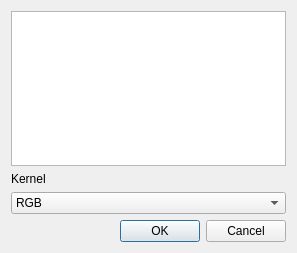
<?xml version="1.0" encoding="UTF-8"?>
<ui version="4.0">
 <class>Dialoglog</class>
 <widget class="QDialog" name="Dialoglog">
  <property name="geometry">
   <rect>
    <x>0</x>
    <y>0</y>
    <width>297</width>
    <height>253</height>
   </rect>
  </property>
  <property name="windowTitle">
   <string>线性空间滤波</string>
  </property>
  <layout class="QVBoxLayout" name="verticalLayout">
   <item>
    <widget class="QTextEdit" name="textEdit"/>
   </item>
   <item>
    <widget class="QLabel" name="label">
     <property name="text">
      <string>Kernel</string>
     </property>
    </widget>
   </item>
   <item>
    <widget class="QComboBox" name="comboBox">
     <item>
      <property name="text">
       <string>RGB</string>
      </property>
     </item>
     <item>
      <property name="text">
       <string>Gray</string>
      </property>
     </item>
    </widget>
   </item>
   <item>
    <widget class="QDialogButtonBox" name="buttonBox">
     <property name="orientation">
      <enum>Qt::Horizontal</enum>
     </property>
     <property name="standardButtons">
      <set>QDialogButtonBox::Cancel|QDialogButtonBox::Ok</set>
     </property>
    </widget>
   </item>
  </layout>
 </widget>
 <resources/>
 <connections>
  <connection>
   <sender>buttonBox</sender>
   <signal>accepted()</signal>
   <receiver>Dialoglog</receiver>
   <slot>accept()</slot>
   <hints>
    <hint type="sourcelabel">
     <x>248</x>
     <y>254</y>
    </hint>
    <hint type="destinationlabel">
     <x>157</x>
     <y>274</y>
    </hint>
   </hints>
  </connection>
  <connection>
   <sender>buttonBox</sender>
   <signal>rejected()</signal>
   <receiver>Dialoglog</receiver>
   <slot>reject()</slot>
   <hints>
    <hint type="sourcelabel">
     <x>316</x>
     <y>260</y>
    </hint>
    <hint type="destinationlabel">
     <x>286</x>
     <y>274</y>
    </hint>
   </hints>
  </connection>
 </connections>
</ui>
